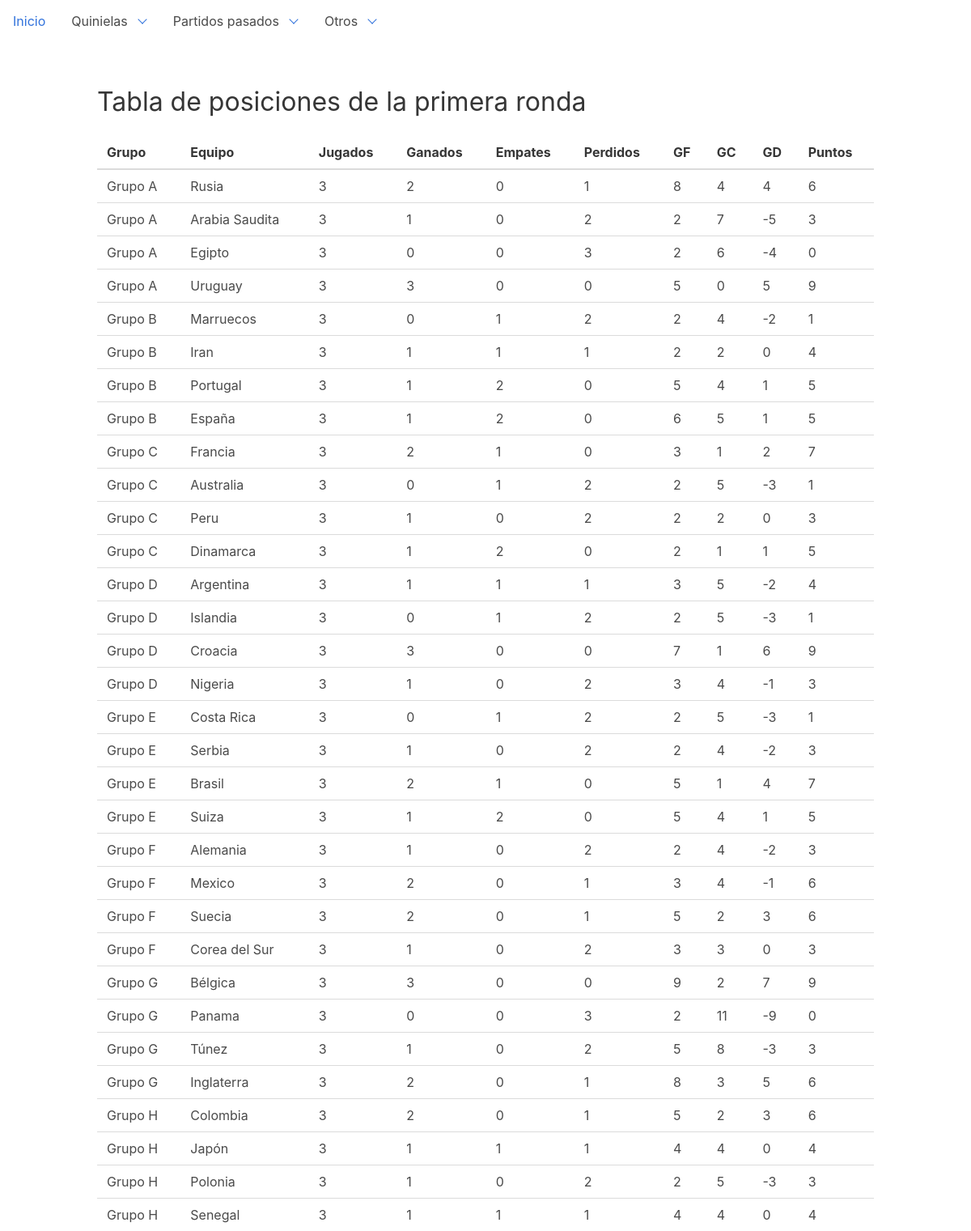
Page /dashboard/rounds on the committed database.
### dashboard/models.py (models this page shows, shortened)
class Round(models.Model):
    ROUND_CHOICES = (
        ('1', 'Primera fase'),
        ('2', 'Octavos'),
        ('3', 'Cuartos'),
        ('4', 'Semifinales'),
        ('5', 'Tercer lugar'),
        ('6', 'Finales'),
    )
    stage = models.CharField(choices=ROUND_CHOICES, max_length=1, default='1')
    played_matches = models.IntegerField(default=0)
    won = models.IntegerField(default=0)
    draw = models.IntegerField(default=0)
    lose = models.IntegerField(default=0)
    points = models.IntegerField(default=0)
    goals_for = models.IntegerField(default=0)
    goals_against = models.IntegerField(default=0)
    goals_difference = models.IntegerField(default=0)
    position = models.CharField(default="", max_length=24, null=True)
    source = models.ForeignKey('Gambler', on_delete=models.DO_NOTHING, null=True)
    done = models.BooleanField(default=False)
    qualified_revision = models.BooleanField(default=False)
    team = models.ForeignKey('Team', on_delete=models.DO_NOTHING)
    class Meta:
        ordering = ["stage", "team__group"]

class Team(models.Model):
    GROUP_CHOICES = (
        ('A', 'Grupo A'),
        ('B', 'Grupo B'),
        ('C', 'Grupo C'),
        ('D', 'Grupo D'),
        ('E', 'Grupo E'),
        ('F', 'Grupo F'),
        ('G', 'Grupo G'),
        ('H', 'Grupo H'),
    )
    group = models.CharField(choices=GROUP_CHOICES, max_length=1, null=True, default='A')
    name = models.CharField(max_length=32)
    code = models.CharField(max_length=32)
    cups = models.IntegerField(default=0)
    finals = models.IntegerField(default=0)
    semifinals = models.IntegerField(default=0)
    class Meta:
        ordering = ["name"]
    def __str__(self):
        return self.name

### dashboard/views.py (the view)
class RoundListView(ListView):
    model = Round
    def get_queryset(self):
        queryset = super(RoundListView, self).get_queryset()
        return queryset.filter(source__name="Oficial", stage="1").order_by("team__group")

### templates/dashboard/round_list.html (shortened to what this page needs)
{% extends 'base.html' %}
{% block content %}
    <h1 class="title">Tabla de posiciones de la primera ronda</h1>
    <table class="sortable">
        <thead>
        <tr>
            <th>Grupo</th>
            <th>Equipo</th>
            <th>Jugados</th>
            <th>Ganados</th>
            <th>Empates</th>
            <th>Perdidos</th>
            <th>GF</th>
            <th>GC</th>
            <th>GD</th>
            <th>Puntos</th>
        </tr>
        </thead>
        <tbody>
        {% for round in round_list %}
            <tr>
                <td>{{ round.team.get_group_display }}</td>
                <td>{{ round.team }}</td>
                <td>{{ round.played_matches }}</td>
                <td>{{ round.won }}</td>
                <td>{{ round.draw }}</td>
                <td>{{ round.lose }}</td>
                <td>{{ round.goals_for }}</td>
                <td>{{ round.goals_against }}</td>
                <td>{{ round.goals_difference }}</td>
                <td>{{ round.points }}</td>
            </tr>
        {% endfor %}
        </tbody>
    </table>
{% endblock %}

### rows in the picture
Round: team.group "Grupo A", team "Rusia", played_matches "3", won "2", draw "0", lose "1", goals_for "8", goals_against "4", goals_difference "4", points "6"
Round: team.group "Grupo A", team "Arabia Saudita", played_matches "3", won "1", draw "0", lose "2", goals_for "2", goals_against "7", goals_difference "-5", points "3"
Round: team.group "Grupo A", team "Egipto", played_matches "3", won "0", draw "0", lose "3", goals_for "2", goals_against "6", goals_difference "-4", points "0"
Round: team.group "Grupo A", team "Uruguay", played_matches "3", won "3", draw "0", lose "0", goals_for "5", goals_against "0", goals_difference "5", points "9"
Round: team.group "Grupo B", team "Marruecos", played_matches "3", won "0", draw "1", lose "2", goals_for "2", goals_against "4", goals_difference "-2", points "1"
Round: team.group "Grupo B", team "Iran", played_matches "3", won "1", draw "1", lose "1", goals_for "2", goals_against "2", goals_difference "0", points "4"
Round: team.group "Grupo B", team "Portugal", played_matches "3", won "1", draw "2", lose "0", goals_for "5", goals_against "4", goals_difference "1", points "5"
Round: team.group "Grupo B", team "España", played_matches "3", won "1", draw "2", lose "0", goals_for "6", goals_against "5", goals_difference "1", points "5"
Round: team.group "Grupo C", team "Francia", played_matches "3", won "2", draw "1", lose "0", goals_for "3", goals_against "1", goals_difference "2", points "7"
Round: team.group "Grupo C", team "Australia", played_matches "3", won "0", draw "1", lose "2", goals_for "2", goals_against "5", goals_difference "-3", points "1"
Round: team.group "Grupo C", team "Peru", played_matches "3", won "1", draw "0", lose "2", goals_for "2", goals_against "2", goals_difference "0", points "3"
Round: team.group "Grupo C", team "Dinamarca", played_matches "3", won "1", draw "2", lose "0", goals_for "2", goals_against "1", goals_difference "1", points "5"
Round: team.group "Grupo D", team "Argentina", played_matches "3", won "1", draw "1", lose "1", goals_for "3", goals_against "5", goals_difference "-2", points "4"
Round: team.group "Grupo D", team "Islandia", played_matches "3", won "0", draw "1", lose "2", goals_for "2", goals_against "5", goals_difference "-3", points "1"
Round: team.group "Grupo D", team "Croacia", played_matches "3", won "3", draw "0", lose "0", goals_for "7", goals_against "1", goals_difference "6", points "9"
Round: team.group "Grupo D", team "Nigeria", played_matches "3", won "1", draw "0", lose "2", goals_for "3", goals_against "4", goals_difference "-1", points "3"
Round: team.group "Grupo E", team "Costa Rica", played_matches "3", won "0", draw "1", lose "2", goals_for "2", goals_against "5", goals_difference "-3", points "1"
Round: team.group "Grupo E", team "Serbia", played_matches "3", won "1", draw "0", lose "2", goals_for "2", goals_against "4", goals_difference "-2", points "3"
Round: team.group "Grupo E", team "Brasil", played_matches "3", won "2", draw "1", lose "0", goals_for "5", goals_against "1", goals_difference "4", points "7"
Round: team.group "Grupo E", team "Suiza", played_matches "3", won "1", draw "2", lose "0", goals_for "5", goals_against "4", goals_difference "1", points "5"
Round: team.group "Grupo F", team "Alemania", played_matches "3", won "1", draw "0", lose "2", goals_for "2", goals_against "4", goals_difference "-2", points "3"
Round: team.group "Grupo F", team "Mexico", played_matches "3", won "2", draw "0", lose "1", goals_for "3", goals_against "4", goals_difference "-1", points "6"
Round: team.group "Grupo F", team "Suecia", played_matches "3", won "2", draw "0", lose "1", goals_for "5", goals_against "2", goals_difference "3", points "6"
Round: team.group "Grupo F", team "Corea del Sur", played_matches "3", won "1", draw "0", lose "2", goals_for "3", goals_against "3", goals_difference "0", points "3"
Round: team.group "Grupo G", team "Bélgica", played_matches "3", won "3", draw "0", lose "0", goals_for "9", goals_against "2", goals_difference "7", points "9"
Round: team.group "Grupo G", team "Panama", played_matches "3", won "0", draw "0", lose "3", goals_for "2", goals_against "11", goals_difference "-9", points "0"
Round: team.group "Grupo G", team "Túnez", played_matches "3", won "1", draw "0", lose "2", goals_for "5", goals_against "8", goals_difference "-3", points "3"
Round: team.group "Grupo G", team "Inglaterra", played_matches "3", won "2", draw "0", lose "1", goals_for "8", goals_against "3", goals_difference "5", points "6"
Round: team.group "Grupo H", team "Colombia", played_matches "3", won "2", draw "0", lose "1", goals_for "5", goals_against "2", goals_difference "3", points "6"
Round: team.group "Grupo H", team "Japón", played_matches "3", won "1", draw "1", lose "1", goals_for "4", goals_against "4", goals_difference "0", points "4"
Round: team.group "Grupo H", team "Polonia", played_matches "3", won "1", draw "0", lose "2", goals_for "2", goals_against "5", goals_difference "-3", points "3"
Round: team.group "Grupo H", team "Senegal", played_matches "3", won "1", draw "1", lose "1", goals_for "4", goals_against "4", goals_difference "0", points "4"
